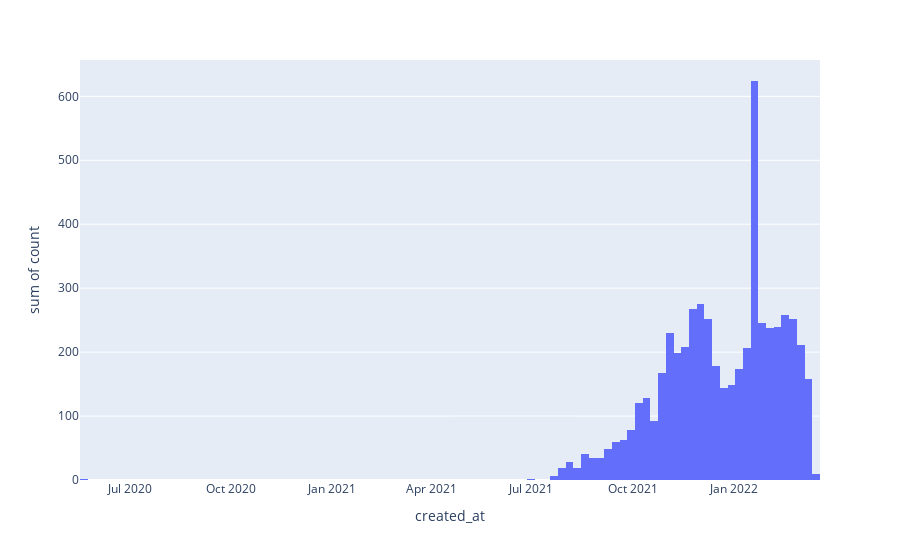

This figure's notebook cell:
### Markdown cell above
The data shows all discarded carts that were initiated, by whom and when they were abandoned and what products they had.

There are no missing values. At first glance, all data looks good.

### Code cell
val_counts = abandoned_carts["created_at"].value_counts().reset_index()
val_counts = val_counts.sort_values("created_at")
px.histogram(val_counts, x="created_at", y="count")

### Figure 1 — Plotly figure (JSON) as saved in the notebook; plotly's stock layout.template omitted (floating-point values rounded to 4 significant figures; data arrays with more than 128 entries replaced by an {"elided": "..."} marker saying what was removed)
{"data": [{"alignmentgroup": "True", "bingroup": "x", "histfunc": "sum", "hovertemplate": "created_at=%{x}<br>sum of count=%{y}<extra></extra>", "legendgroup": "", "marker": {"color": "#636efa", "pattern": {"shape": ""}}, "name": "", "offsetgroup": "", "orientation": "v", "showlegend": false, "type": "histogram", "x": {"elided": "5457 str values"}, "xaxis": "x", "y": {"elided": "5457 int values"}, "yaxis": "y"}], "layout": {"barmode": "relative", "legend": {"tracegroupgap": 0}, "margin": {"t": 60}, "xaxis": {"anchor": "y", "domain": [0, 1], "title": {"text": "created_at"}}, "yaxis": {"anchor": "x", "domain": [0, 1], "title": {"text": "sum of count"}}}}
